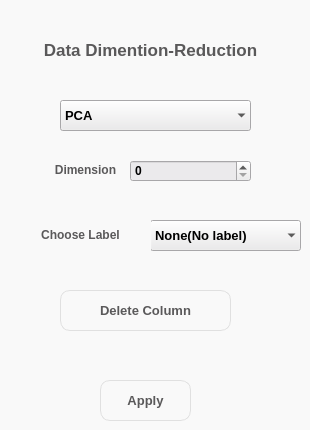
     <widget class="QWidget" name="dim_red_page">
      <property name="styleSheet">
       <string notr="true">background-color: rgb(249,249,249);</string>
      </property>
      <widget class="QLabel" name="label_6">
       <property name="geometry">
        <rect>
         <x>20</x>
         <y>30</y>
         <width>261</width>
         <height>41</height>
        </rect>
       </property>
       <property name="font">
        <font>
         <family>Segoe UI</family>
         <pointsize>13</pointsize>
         <weight>75</weight>
         <bold>true</bold>
        </font>
       </property>
       <property name="styleSheet">
        <string notr="true">color: rgb(90, 89, 90);</string>
       </property>
       <property name="text">
        <string>&lt;html&gt;&lt;head/&gt;&lt;body&gt;&lt;p align=&quot;center&quot;&gt;Data Dimention-Reduction&lt;/p&gt;&lt;/body&gt;&lt;/html&gt;</string>
       </property>
      </widget>
      <widget class="QComboBox" name="dim_red_method">
       <property name="geometry">
        <rect>
         <x>60</x>
         <y>100</y>
         <width>191</width>
         <height>31</height>
        </rect>
       </property>
       <property name="font">
        <font>
         <family>Segoe UI</family>
         <pointsize>10</pointsize>
         <weight>75</weight>
         <bold>true</bold>
        </font>
       </property>
       <property name="styleSheet">
        <string notr="true">background-color: rgb(235, 234, 236);

            
       </string>
       </property>
       <property name="placeholderText">
        <string/>
       </property>
       <property name="frame">
        <bool>false</bool>
       </property>
       <item>
        <property name="text">
         <string>PCA</string>
        </property>
       </item>
       <item>
        <property name="text">
         <string>NMF</string>
        </property>
       </item>
       <item>
        <property name="text">
         <string>TSNE</string>
        </property>
       </item>
       <item>
        <property name="text">
         <string>ISOmap</string>
        </property>
       </item>
      </widget>
      <widget class="QSpinBox" name="reduced_dim">
       <property name="geometry">
        <rect>
         <x>130</x>
         <y>160</y>
         <width>121</width>
         <height>22</height>
        </rect>
       </property>
       <property name="font">
        <font>
         <family>Segoe UI</family>
         <weight>75</weight>
         <bold>true</bold>
        </font>
       </property>
       <property name="styleSheet">
        <string notr="true">background-color: rgb(235, 234, 236);</string>
       </property>
       <property name="stepType">
        <enum>QAbstractSpinBox::DefaultStepType</enum>
       </property>
      </widget>
      <widget class="QLabel" name="label_7">
       <property name="geometry">
        <rect>
         <x>50</x>
         <y>160</y>
         <width>71</width>
         <height>21</height>
        </rect>
       </property>
       <property name="font">
        <font>
         <family>Segoe UI</family>
         <weight>75</weight>
         <bold>true</bold>
        </font>
       </property>
       <property name="styleSheet">
        <string notr="true">color: rgb(90, 89, 90);</string>
       </property>
       <property name="text">
        <string>&lt;html&gt;&lt;head/&gt;&lt;body&gt;&lt;p align=&quot;center&quot;&gt;Dimension&lt;/p&gt;&lt;/body&gt;&lt;/html&gt;</string>
       </property>
      </widget>
      <widget class="QPushButton" name="dim_red_apply">
       <property name="geometry">
        <rect>
         <x>100</x>
         <y>380</y>
         <width>91</width>
         <height>41</height>
        </rect>
       </property>
       <property name="font">
        <font>
         <family>Segoe UI</family>
         <pointsize>10</pointsize>
         <weight>75</weight>
         <bold>true</bold>
        </font>
       </property>
       <property name="styleSheet">
        <string notr="true">QPushButton#dim_red_apply {
    border-radius: 10px;
border: 1px solid rgb(224,224,224);
   color: rgb(90, 89, 90);
}

QPushButton:hover {
    /* Add your hover effect styles here */
    background-color: rgb(170,172,175); /* Example: change background color to red */
}
</string>
       </property>
       <property name="text">
        <string>Apply</string>
       </property>
      </widget>
      <widget class="QPushButton" name="del_col_btn">
       <property name="geometry">
        <rect>
         <x>60</x>
         <y>290</y>
         <width>171</width>
         <height>41</height>
        </rect>
       </property>
       <property name="font">
        <font>
         <family>Segoe UI</family>
         <pointsize>10</pointsize>
         <weight>75</weight>
         <bold>true</bold>
        </font>
       </property>
       <property name="styleSheet">
        <string notr="true">QPushButton#del_col_btn {
    border-radius: 10px;
border: 1px solid rgb(224,224,224);
    color: rgb(90, 89, 90);
}

QPushButton:hover {
    /* Add your hover effect styles here */
    background-color: rgb(170,172,175); /* Example: change background color to red */
}
</string>
       </property>
       <property name="text">
        <string>Delete Column</string>
       </property>
      </widget>
      <widget class="QComboBox" name="dim_red_label">
       <property name="geometry">
        <rect>
         <x>150</x>
         <y>220</y>
         <width>151</width>
         <height>31</height>
        </rect>
       </property>
       <property name="font">
        <font>
         <family>Segoe UI</family>
         <pointsize>10</pointsize>
         <weight>75</weight>
         <bold>true</bold>
        </font>
       </property>
       <property name="styleSheet">
        <string notr="true">background-color: rgb(235, 234, 236);</string>
       </property>
       <property name="placeholderText">
        <string/>
       </property>
       <property name="frame">
        <bool>false</bool>
       </property>
       <item>
        <property name="text">
         <string>None(No label)</string>
        </property>
       </item>
      </widget>
      <widget class="QLabel" name="label_14">
       <property name="geometry">
        <rect>
         <x>10</x>
         <y>220</y>
         <width>141</width>
         <height>31</height>
        </rect>
       </property>
       <property name="font">
        <font>
         <family>Segoe UI</family>
         <weight>75</weight>
         <bold>true</bold>
        </font>
       </property>
       <property name="styleSheet">
        <string notr="true">color: rgb(90, 89, 90);</string>
       </property>
       <property name="text">
        <string>&lt;html&gt;&lt;head/&gt;&lt;body&gt;&lt;p align=&quot;center&quot;&gt;Choose Label&lt;/p&gt;&lt;/body&gt;&lt;/html&gt;</string>
       </property>
      </widget>
     </widget>
